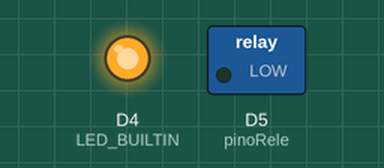
Simulated run of this sketch. Board: ESP8266 (NodeMCU). Shown: switched loads named in the sketch (green lamp = pin HIGH), output pins drawn as LEDs (lit = HIGH, except the on-board LED, lit = LOW). The local clock reads 2024-03-15 10:24:30 at power-on unless the sketch sets it; EEPROM starts erased; what the sketch prints to the serial monitor is not drawn.

Above: at 0.5 s.
At 3.5 s:
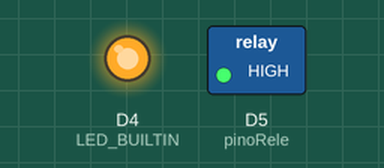
At 38.6 s:
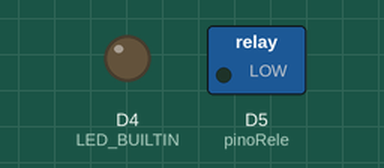
Timing chart, 0 to 40.3 s (numbered marks = the images above):
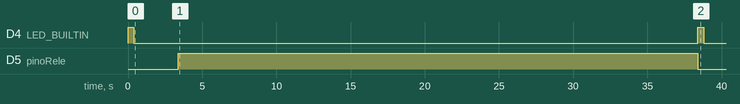

The sketch:

PulsadorRTCDS3231.ino
```cpp
/*
   Código sem WiFi, para acionamento estilo minuteria, onde o sistema calcula intervalos de acionamento,
   armazena na memória EEPROM e compara com o último valor salvo.
*/

#include <Wire.h>
#include <RTClib.h>
#include <EEPROM.h>
#include <ESP8266WiFi.h>


RTC_DS3231 rtc;
const int pinoRele = D5;
unsigned long tempoAtivoPadrao = 35;    // Tempo ativo padrão: 10 segundos
unsigned long tempoInativoPadrao = 2100;  // Tempo inativo padrão em segundos: ex: 30 minutos*60 = (1800 segundos)

unsigned long horaUltimoAcionamento = 0;

void hold(unsigned long ms) {  // função de contagem de tempo não bloqueante
  unsigned long startTime = millis();
  while (millis() - startTime < ms) {
    // Aguarda sem bloquear
    yield();
    wdt_reset();
  }
}

bool debug = false;  // Altere para false para desativar os comentários de debug

// void sleepMode() {
//   set_sleep_mode(SLEEP_MODE_PWR_DOWN);
//   sleep_enable();
//   power_all_disable();
//   sleep_mode();
//   sleep_disable();
//   power_all_enable();
//   if (debug) Serial.println("domindo");
// }


void setup() {
  Serial.begin(115200);
  pinMode(pinoRele, OUTPUT);
  pinMode(LED_BUILTIN, OUTPUT);
  digitalWrite(pinoRele, LOW);
  digitalWrite(LED_BUILTIN, LOW);

  WiFi.mode(WIFI_OFF);
  EEPROM.begin(512);

  if (!rtc.begin()) {
    if (debug) Serial.println("Não foi possível encontrar o módulo RTC!");
    digitalWrite(LED_BUILTIN, HIGH);
    hold(200);
    digitalWrite(LED_BUILTIN, LOW);
    while (1)
      ;
  }

  if (rtc.lostPower()) {
    if (debug) Serial.println("O módulo RTC perdeu a energia e o tempo está incorreto!");
    rtc.adjust(DateTime(F(__DATE__), F(__TIME__)));
  }
    horaUltimoAcionamento = lerEEPROM();
}

void loop() {

  DateTime now = rtc.now();
  unsigned long unixTime = now.unixtime();
  // Restaura a última hora de acionamento salva na EEPROM

  hold(1000);

  if ((unixTime - horaUltimoAcionamento) >= tempoInativoPadrao) {
    hold(2000);
    // Tempo inativo atingido, aciona o relé pulsado
    digitalWrite(pinoRele, HIGH);
    digitalWrite(LED_BUILTIN, LOW);
    hold(tempoAtivoPadrao * 1000);  // Mantém o relé acionado pelo tempo ativo
                                    // Salva a hora do último acionamento na EEPROM

    if (debug) Serial.println("rele ligado ");
    digitalWrite(pinoRele, LOW);
    digitalWrite(LED_BUILTIN, HIGH);

    // Entra no modo de sleep
    //ESP.deepSleep(10e6); /* Sleep for 5 seconds */
    horaUltimoAcionamento = unixTime;
    salvarEEPROM(horaUltimoAcionamento);

    if (rtc.lostPower()) {
      Serial.println("Erro: O RTC não está ativo!");
      // Adicione aqui qualquer ação que você deseja realizar em caso de erro no RTC
      digitalWrite(LED_BUILTIN, HIGH);
      hold(200);
      digitalWrite(LED_BUILTIN, LOW);
      digitalWrite(pinoRele, LOW);
      while (1)
        ;
    }
  }

  // Aguarda um curto período antes de verificar novamente
  hold(1000);
  yield();
}

// Função para salvar a hora do último acionamento na EEPROM
void salvarEEPROM(uint32_t hora) {
  uint32_t horaAtual = lerEEPROM();

  if (horaAtual != hora) {
    if (debug) Serial.print("valor salvo ");
    Serial.println(hora);
    EEPROM.write(0, (hora >> 24) & 0xFF);
    EEPROM.write(1, (hora >> 16) & 0xFF);
    EEPROM.write(2, (hora >> 8) & 0xFF);
    EEPROM.write(3, hora & 0xFF);
    delay(10);
  }
}

uint32_t lerEEPROM() {
  uint32_t hora = 0;
  hora |= (EEPROM.read(0) << 24);
  hora |= (EEPROM.read(1) << 16);
  hora |= (EEPROM.read(2) << 8);
  hora |= EEPROM.read(3);

  // Aciona o LED embutido por 300 milissegundos
  digitalWrite(LED_BUILTIN, HIGH);
  hold(400);
  digitalWrite(LED_BUILTIN, LOW);

  if (debug) Serial.print("Valor lido: ");
  Serial.println(hora);
  return hora;
}
```

Measured:
- by itself, D4 (LED_BUILTIN): HIGH → LOW at 0.40 s, → HIGH 38.0 s later, → LOW 0.40 s later
- by itself, D5 (pinoRele): LOW → HIGH at 3.4 s, → LOW 35.0 s later
